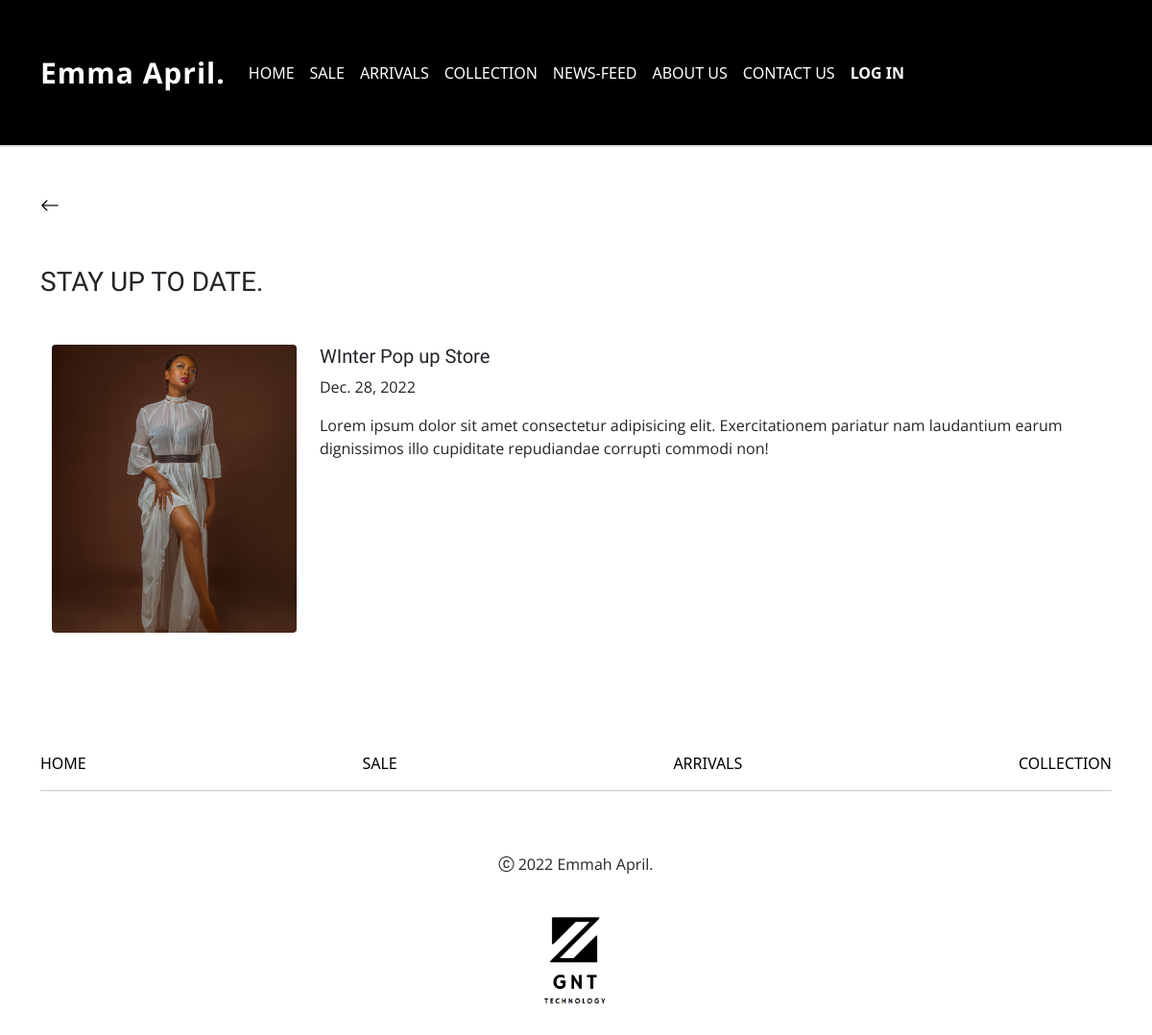
Screenshot of /news-feed/ with the database file from the repository.
### client/models.py (models this page shows, shortened)
class Blog(models.Model):
    Title = models.CharField(max_length=300,null=True,blank=True)
    Sub_heading = models.CharField(max_length=300,null=True,blank=True)
    Description = models.TextField(blank = True,null=True)
    Blog_Image = models.ImageField(null=True, blank=True,upload_to='files/BlogImages')
    Street = models.CharField(max_length=300,null=True,blank=True)
    Suburb = models.CharField(max_length=300,null=True,blank=True)
    City_Town = models.CharField(max_length=300,null=True,blank=True)
    Province = models.CharField(max_length=300,null=True,blank=True)
    Event_TimeStart = models.CharField(max_length=300,null=True,blank=True)
    Event_TimeEnd = models.CharField(max_length=300,null=True,blank=True)
    Event_Startdate = models.DateField(auto_now_add=False,null=True,blank=True)
    Event_EndDate = models.DateField(auto_now_add=False,null=True,blank=True)
    LinkOne = models.CharField(max_length=1000,null=True,blank=True)
    LinkTwo = models.CharField(max_length=1000,null=True,blank=True)
    date_created = models.DateTimeField(auto_now_add=True, null=True)

### client/views.py (the view, shortened to what this page needs)
# urls.py: path('news-feed/',views.NewsFeed,name='news-feed'),
def NewsFeed(request):
    BlogData = Blog.objects.all()
    context = {
        "BlogData" : BlogData,
    }
    return render(request,'client/newsFeed.html',context)

### client/templates/client/newsFeed.html (shortened to what this page needs)
{% extends 'client/base.html' %} {% load static %} {% block content %}
{% include 'partials/navbar.html'%}
<section class="container mt-5">
  <a role="button" onclick="history.back()" style="color: black">
    <i class="bi bi-arrow-left" style="font-size: 20px"></i>
  </a>
  <h3 class="heading_style mb-5 mt-5">STAY UP TO DATE.</h3>
</section>
<section class="container mt-5">
  {% for blog in BlogData %}
  <div class="row mb-4 mx-0">
    <div class="col-3">
      <img
        src="{{blog.Blog_Image.url}}"
        class="rounded float-start"
        alt="..."
        style="height: 300px; width: 100%; object-fit: cover"
      />
    </div>
    <div class="col">
      <h6 class="pop-headings">{{blog.Title}}</h6>
      <p>{{blog.Event_Startdate}}</p>
      <p>{{blog.Description}}</p>
    </div>
  </div>
  {% endfor %}
</section>
<div class="content_divider"></div>
<section>{% include 'partials/footer.html'%}</section>
{% endblock %}

### static/CSS/main.css (style rules this page uses)
:root { --primary-color: darkblue; }
.content_divider { height: 100px; width: 100%; }
p { font-family: "Open Sans", sans-serif; }

### static/CSS/index.css (style rules this page uses)
.heading_style { font-family: "Tenor Sans", sans-serif; }
.pop-headings { font-family: "Tenor Sans", sans-serif; font-size: 20px; }

### static/CSS/saleCollection.css (style rules this page uses)
.heading_style { font-family: "Tenor Sans", sans-serif; }

### client/templates/partials/footer.html (style rules this page uses)
a { text-decoration: none; color: black; }

### rows the page displays
Blog: Blog_Image (picture), Title "WInter Pop up Store", Event_Startdate "Dec. 28, 2022", Description "Lorem ipsum dolor sit amet consectetur adipisicing elit. Exercitationem pariatur nam laudantium earum dignissimos illo cupiditate repudiandae corrupti commodi non!"
